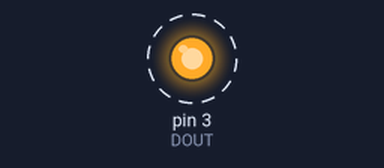
A sketch run on a simulated Arduino Nano, built with avr-gcc and run on an emulated ATmega328P. Shown: output pins drawn as LEDs (lit = HIGH). Dashed ring = blinking.

Above: at 0.5 s.
Timing chart, 0 to 4.6 s (numbered marks = the images above):
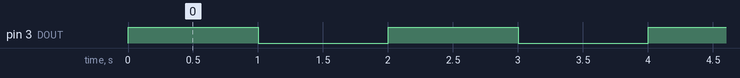

The sketch:

cgrove-led.ino
```cpp
// See
//    http://wiki.seeedstudio.com/Grove-Red_LED/
//

int DOUT = 3;  // シールの D3に接続
int INTERVAL = 1000;

void setup() {
  pinMode(DOUT, OUTPUT);
}

void loop() {
  digitalWrite(DOUT, HIGH);   // turn the LED on (HIGH is the voltage level)
  delay(INTERVAL);            // wait for a second
  digitalWrite(DOUT, LOW);    // turn the LED off by making the voltage LOW
  delay(INTERVAL);            // wait for a second
}
```

Measured:
- by itself, pin 3 (DOUT): alternates HIGH for 1.0 s and LOW for 1.0 s
